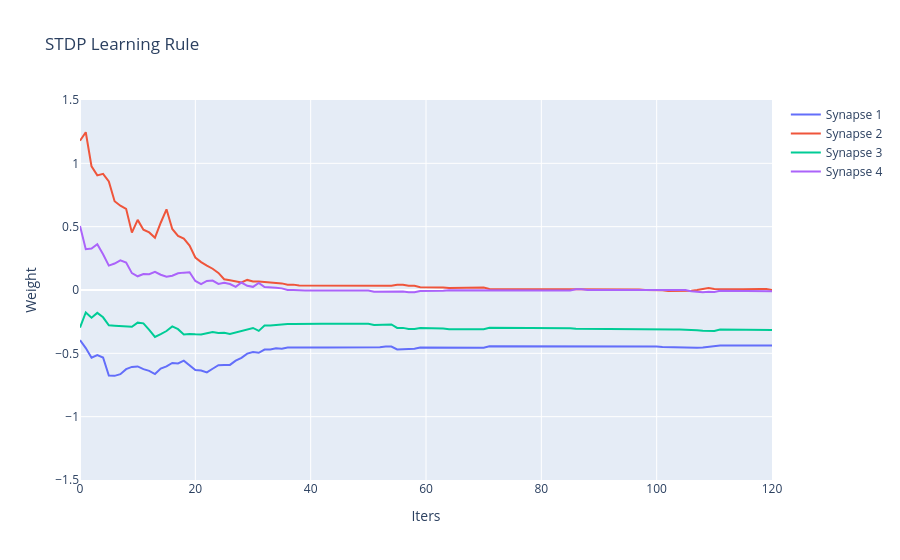

Notebook code for this chart:
### Code cell
import plotly.graph_objects as go

fig = go.Figure()
fig.add_trace(go.Scatter(x=np.arange(len(weights1)), y=weights1, name="Synapse 1"))
fig.add_trace(go.Scatter(x=np.arange(len(weights2)), y=weights2, name="Synapse 2"))
fig.add_trace(go.Scatter(x=np.arange(len(weights3)), y=weights3, name="Synapse 3"))
fig.add_trace(go.Scatter(x=np.arange(len(weights4)), y=weights4, name="Synapse 4"))
fig.update_xaxes(range=[0, 120])
fig.update_yaxes(range=[-1.5, 1.5])
fig.update_layout(title="STDP Learning Rule", xaxis_title="Iters", yaxis_title="Weight")
fig.show()

### Figure 1 — Plotly figure (JSON) as saved in the notebook; plotly's stock layout.template omitted (floating-point values rounded to 4 significant figures; data arrays with more than 128 entries replaced by an {"elided": "..."} marker saying what was removed)
{"data": [{"name": "Synapse 1", "x": {"elided": "601 int values"}, "y": {"elided": "601 float values"}, "type": "scatter"}, {"name": "Synapse 2", "x": {"elided": "601 int values"}, "y": {"elided": "601 float values"}, "type": "scatter"}, {"name": "Synapse 3", "x": {"elided": "601 int values"}, "y": {"elided": "601 float values"}, "type": "scatter"}, {"name": "Synapse 4", "x": {"elided": "601 int values"}, "y": {"elided": "601 float values"}, "type": "scatter"}], "layout": {"xaxis": {"range": [0, 120], "title": {"text": "Iters"}}, "yaxis": {"range": [-1.5, 1.5], "title": {"text": "Weight"}}, "title": {"text": "STDP Learning Rule"}}}
